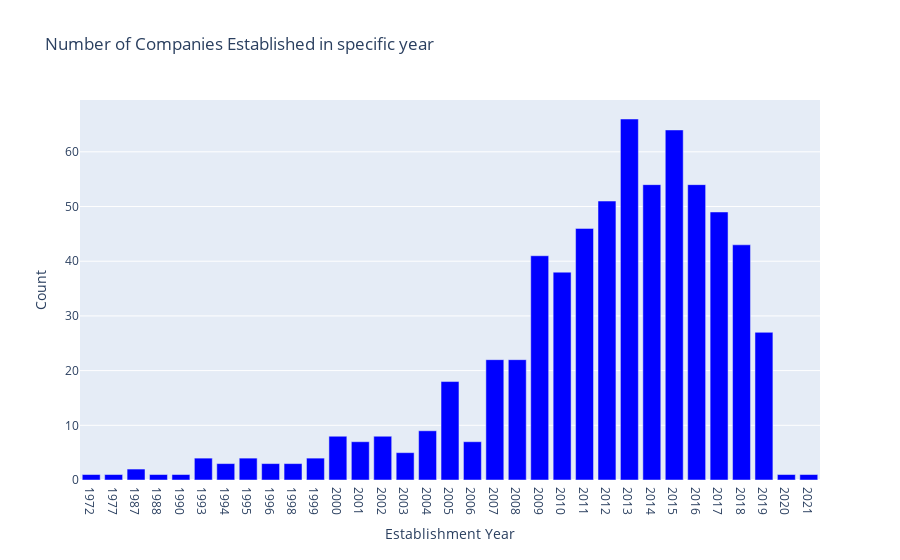

The notebook cell this image was saved under:
### Code cell
# Filter out the companies with establishment year not specified
filtered_data = [item for item in data if item['establishment_year'] != 'Not Specified']

# Count the number of companies for each establishment year
year_counts = {}
for item in filtered_data:
    year = item['establishment_year']
    if year in year_counts:
        year_counts[year] += 1
    else:
        year_counts[year] = 1

# Sort the establishment years in ascending order
sorted_years = sorted(year_counts.keys())

# Create the bar trace
bar_trace = go.Bar(
    x=sorted_years,
    y=[year_counts[year] for year in sorted_years],
    marker=dict(color='blue')
)

# Create the layout
layout = go.Layout(
    title='Number of Companies Established in specific year',
    xaxis=dict(title='Establishment Year'),
    yaxis=dict(title='Count')
)

# Create the figure
fig = go.Figure(data=[bar_trace], layout=layout)

# Show the figure
fig.show()

### Figure 1 — Plotly figure (JSON) as saved in the notebook; plotly's stock layout.template omitted (floating-point values rounded to 4 significant figures)
{"data": [{"marker": {"color": "blue"}, "type": "bar", "x": ["1972", "1977", "1987", "1988", "1990", "1993", "1994", "1995", "1996", "1998", "1999", "2000", "2001", "2002", "2003", "2004", "2005", "2006", "2007", "2008", "2009", "2010", "2011", "2012", "2013", "2014", "2015", "2016", "2017", "2018", "2019", "2020", "2021"], "y": [1, 1, 2, 1, 1, 4, 3, 4, 3, 3, 4, 8, 7, 8, 5, 9, 18, 7, 22, 22, 41, 38, 46, 51, 66, 54, 64, 54, 49, 43, 27, 1, 1]}], "layout": {"title": {"text": "Number of Companies Established in specific year"}, "xaxis": {"title": {"text": "Establishment Year"}}, "yaxis": {"title": {"text": "Count"}}}}
